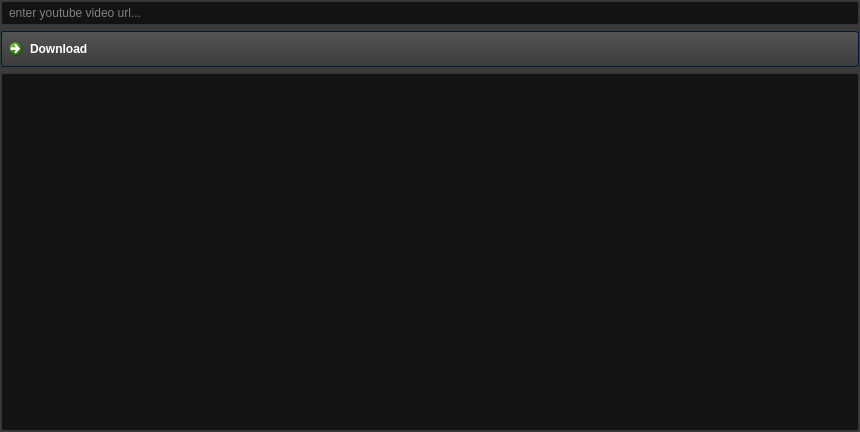
<?xml version="1.0" encoding="UTF-8"?>
<ui version="4.0">
 <class>MainWindow</class>
 <widget class="QMainWindow" name="MainWindow">
  <property name="geometry">
   <rect>
    <x>0</x>
    <y>0</y>
    <width>860</width>
    <height>432</height>
   </rect>
  </property>
  <property name="windowTitle">
   <string>Youtube Downloader Pro</string>
  </property>
  <widget class="QWidget" name="centralwidget">
   <property name="styleSheet">
    <string notr="true">/*Copyright (c) DevSec Studio. All rights reserved.

MIT License

Permission is hereby granted, free of charge, to any person obtaining a copy
of this software and associated documentation files (the &quot;Software&quot;), to deal
in the Software without restriction, including without limitation the rights
to use, copy, modify, merge, publish, distribute, sublicense, and/or sell
copies of the Software, and to permit persons to whom the Software is
furnished to do so, subject to the following conditions:

The above copyright notice and this permission notice shall be included in all
copies or substantial portions of the Software.

THE SOFTWARE IS PROVIDED *AS IS*, WITHOUT WARRANTY OF ANY KIND, EXPRESS OR
IMPLIED, INCLUDING BUT NOT LIMITED TO THE WARRANTIES OF MERCHANTABILITY,
FITNESS FOR A PARTICULAR PURPOSE AND NONINFRINGEMENT. IN NO EVENT SHALL THE
AUTHORS OR COPYRIGHT HOLDERS BE LIABLE FOR ANY CLAIM, DAMAGES OR OTHER
LIABILITY, WHETHER IN AN ACTION OF CONTRACT, TORT OR OTHERWISE, ARISING FROM,
OUT OF OR IN CONNECTION WITH THE SOFTWARE OR THE USE OR OTHER DEALINGS IN THE SOFTWARE.
*/

/*-----QWidget-----*/
QWidget
{
	background-color: #3a3a3a;
	color: #fff;
	selection-background-color: #b78620;
	selection-color: #000;

}


/*-----QLabel-----*/
QLabel
{
	background-color: transparent;
	color: #fff;

}


/*-----QMenuBar-----*/
QMenuBar 
{
	background-color: qlineargradient(spread:repeat, x1:1, y1:0, x2:1, y2:1, stop:0 rgba(57, 57, 57, 255),stop:1 rgba(50, 50, 50, 255));
	border: 1px solid #000;
	color: #fff;

}


QMenuBar::item 
{
	background-color: transparent;

}


QMenuBar::item:selected 
{
	background-color: rgba(183, 134, 32, 20%);
	border: 1px solid #b78620;
	color: #fff;

}


QMenuBar::item:pressed 
{
	background-color: rgb(183, 134, 32);
	border: 1px solid #b78620;
	color: #fff;

}


/*-----QMenu-----*/
QMenu
{
    background-color: qlineargradient(spread:repeat, x1:1, y1:0, x2:1, y2:1, stop:0 rgba(57, 57, 57, 255),stop:1 rgba(50, 50, 50, 255));
    border: 1px solid #222;
    padding: 4px;
	color: #fff;

}


QMenu::item
{
    background-color: transparent;
    padding: 2px 20px 2px 20px;

}


QMenu::separator
{
   	background-color: rgb(183, 134, 32);
	height: 1px;

}


QMenu::item:disabled
{
    color: #555;
    background-color: transparent;
    padding: 2px 20px 2px 20px;

}


QMenu::item:selected
{
	background-color: rgba(183, 134, 32, 20%);
	border: 1px solid #b78620;
	color: #fff;

}


/*-----QToolBar-----*/
QToolBar
{
	background-color: qlineargradient(spread:repeat, x1:1, y1:0, x2:1, y2:1, stop:0 rgba(69, 69, 69, 255),stop:1 rgba(58, 58, 58, 255));
	border-top: none;
	border-bottom: 1px solid #4f4f4f;
	border-left: 1px solid #4f4f4f;
	border-right: 1px solid #4f4f4f;

}


QToolBar::separator
{
	background-color: #2e2e2e;
	width: 1px;

}


/*-----QToolButton-----*/
QToolButton 
{
	background-color: transparent;
	color: #fff;
	padding: 5px;
	padding-left: 8px;
	padding-right: 8px;
	margin-left: 1px;
}


QToolButton:hover
{
	background-color: rgba(183, 134, 32, 20%);
	border: 1px solid #b78620;
	color: #fff;
	
}


QToolButton:pressed
{
	background-color: qlineargradient(spread:repeat, x1:1, y1:0, x2:1, y2:1, stop:0 rgba(57, 57, 57, 255),stop:1 rgba(50, 50, 50, 255));
	border: 1px solid #b78620;

}


QToolButton:checked
{
	background-color: qlineargradient(spread:repeat, x1:1, y1:0, x2:1, y2:1, stop:0 rgba(57, 57, 57, 255),stop:1 rgba(50, 50, 50, 255));
	border: 1px solid #222;
}


/*-----QPushButton-----*/
QPushButton
{
	background-color: qlineargradient(spread:repeat, x1:1, y1:0, x2:1, y2:1, stop:0 rgba(84, 84, 84, 255),stop:1 rgba(59, 59, 59, 255));
	color: #ffffff;
	min-width: 80px;
	border-style: solid;
	border-width: 1px;
	border-radius: 3px;
	border-color: #051a39;
	padding: 5px;

}


QPushButton::flat
{
	background-color: transparent;
	border: none;
	color: #fff;

}


QPushButton::disabled
{
	background-color: #404040;
	color: #656565;
	border-color: #051a39;

}


QPushButton::hover
{
	background-color: rgba(183, 134, 32, 20%);
	border: 1px solid #b78620;

}


QPushButton::pressed
{
	background-color: qlineargradient(spread:repeat, x1:1, y1:0, x2:1, y2:1, stop:0 rgba(74, 74, 74, 255),stop:1 rgba(49, 49, 49, 255));
	border: 1px solid #b78620;

}


QPushButton::checked
{
	background-color: qlineargradient(spread:repeat, x1:1, y1:0, x2:1, y2:1, stop:0 rgba(74, 74, 74, 255),stop:1 rgba(49, 49, 49, 255));
	border: 1px solid #222;

}


/*-----QLineEdit-----*/
QLineEdit
{
	background-color: #131313;
	color : #eee;
	border: 1px solid #343434;
	border-radius: 2px;
	padding: 3px;
	padding-left: 5px;

}


/*-----QPlainTExtEdit-----*/
QPlainTextEdit
{
	background-color: #131313;
	color : #eee;
	border: 1px solid #343434;
	border-radius: 2px;
	padding: 3px;
	padding-left: 5px;

}


/*-----QTabBar-----*/
QTabBar::tab
{
	background-color: qlineargradient(spread:repeat, x1:1, y1:0, x2:1, y2:1, stop:0 rgba(84, 84, 84, 255),stop:1 rgba(59, 59, 59, 255));
	color: #ffffff;
	border-style: solid;
	border-width: 1px;
	border-color: #666;
	border-bottom: none;
	padding: 5px;
	padding-left: 15px;
	padding-right: 15px;

}


QTabWidget::pane 
{
	background-color: red;
	border: 1px solid #666;
	top: 1px;

}


QTabBar::tab:last
{
	margin-right: 0; 

}


QTabBar::tab:first:!selected
{
	background-color: #0c0c0d;
	margin-left: 0px;

}


QTabBar::tab:!selected
{
	color: #b1b1b1;
	border-bottom-style: solid;
	background-color: #0c0c0d;

}


QTabBar::tab:selected
{
	margin-bottom: 0px;

}


QTabBar::tab:!selected:hover
{
	border-top-color: #b78620;

}


/*-----QComboBox-----*/
QComboBox
{
    background-color: qlineargradient(spread:repeat, x1:1, y1:0, x2:1, y2:1, stop:0 rgba(84, 84, 84, 255),stop:1 rgba(59, 59, 59, 255));
    border: 1px solid #000;
    padding-left: 6px;
    color: #ffffff;
    height: 20px;

}


QComboBox::disabled
{
	background-color: #404040;
	color: #656565;
	border-color: #051a39;

}


QComboBox:on
{
    background-color: #b78620;
	color: #000;

}


QComboBox QAbstractItemView
{
    background-color: #383838;
    color: #ffffff;
    border: 1px solid black;
    selection-background-color: #b78620;
    outline: 0;

}


QComboBox::drop-down
{
	background-color: qlineargradient(spread:repeat, x1:1, y1:0, x2:1, y2:1, stop:0 rgba(57, 57, 57, 255),stop:1 rgba(50, 50, 50, 255));
    subcontrol-origin: padding;
    subcontrol-position: top right;
    width: 15px;
    border-left-width: 1px;
    border-left-color: black;
    border-left-style: solid; 

}


QComboBox::down-arrow
{
    image: url(://arrow-down.png);
    width: 8px;
    height: 8px;
}


/*-----QSpinBox &amp; QDateTimeEdit-----*/
QSpinBox,
QDateTimeEdit 
{
    background-color: #131313;
	color : #eee;
	border: 1px solid #343434;
	padding: 3px;
	padding-left: 5px;
    border-radius : 2px;

}


QSpinBox::up-button, 
QDateTimeEdit::up-button
{
	border-top-right-radius:2px;
	background-color: #777777;
    width: 16px; 
    border-width: 1px;

}


QSpinBox::up-button:hover, 
QDateTimeEdit::up-button:hover
{
	background-color: #585858;

}


QSpinBox::up-button:pressed, 
QDateTimeEdit::up-button:pressed
{
	background-color: #252525;
    width: 16px; 
    border-width: 1px;

}


QSpinBox::up-arrow,
QDateTimeEdit::up-arrow
{
    image: url(://arrow-up.png);
    width: 7px;
    height: 7px;

}


QSpinBox::down-button, 
QDateTimeEdit::down-button
{
	border-bottom-right-radius:2px;
	background-color: #777777;
    width: 16px; 
    border-width: 1px;

}


QSpinBox::down-button:hover, 
QDateTimeEdit::down-button:hover
{
	background-color: #585858;

}


QSpinBox::down-button:pressed, 
QDateTimeEdit::down-button:pressed
{
	background-color: #252525;
    width: 16px; 
    border-width: 1px;

}


QSpinBox::down-arrow,
QDateTimeEdit::down-arrow
{
    image: url(://arrow-down.png);
    width: 7px;
    height: 7px;

}


/*-----QGroupBox-----*/
QGroupBox 
{
    border: 1px solid;
    border-color: #666666;
	border-radius: 5px;
    margin-top: 20px;

}


QGroupBox::title  
{
    background-color: transparent;
    color: #eee;
    subcontrol-origin: margin;
    padding: 5px;
	border-top-left-radius: 3px;
	border-top-right-radius: 3px;

}


/*-----QHeaderView-----*/
QHeaderView::section
{
    background-color: qlineargradient(spread:repeat, x1:1, y1:0, x2:1, y2:1, stop:0 rgba(60, 60, 60, 255),stop:1 rgba(50, 50, 50, 255));
	border: 1px solid #000;
    color: #fff;
    text-align: left;
	padding: 4px;
	
}


QHeaderView::section:disabled
{
    background-color: #525251;
    color: #656565;

}


QHeaderView::section:checked
{
    background-color: qlineargradient(spread:repeat, x1:1, y1:0, x2:1, y2:1, stop:0 rgba(60, 60, 60, 255),stop:1 rgba(50, 50, 50, 255));
    color: #fff;

}


QHeaderView::section::vertical::first,
QHeaderView::section::vertical::only-one
{
    border-top: 1px solid #353635;

}


QHeaderView::section::vertical
{
    border-top: 1px solid #353635;

}


QHeaderView::section::horizontal::first,
QHeaderView::section::horizontal::only-one
{
    border-left: 1px solid #353635;

}


QHeaderView::section::horizontal
{
    border-left: 1px solid #353635;

}


QTableCornerButton::section
{
    background-color: qlineargradient(spread:repeat, x1:1, y1:0, x2:1, y2:1, stop:0 rgba(60, 60, 60, 255),stop:1 rgba(50, 50, 50, 255));
	border: 1px solid #000;
    color: #fff;

}


/*-----QTreeWidget-----*/
QTreeView
{
	show-decoration-selected: 1;
	alternate-background-color: #3a3a3a;
	selection-color: #fff;
	background-color: #2d2d2d;
	border: 1px solid gray;
	padding-top : 5px;
	color: #fff;
	font: 8pt;

}


QTreeView::item:selected
{
	color:#fff;
	background-color: #b78620;
	border-radius: 0px;

}


QTreeView::item:!selected:hover
{
    background-color: #262626;
    border: none;
    color: white;

}


QTreeView::branch:has-children:!has-siblings:closed,
QTreeView::branch:closed:has-children:has-siblings 
{
	image: url(://tree-closed.png);

}


QTreeView::branch:open:has-children:!has-siblings,
QTreeView::branch:open:has-children:has-siblings  
{
	image: url(://tree-open.png);

}


/*-----QListView-----*/
QListView 
{
	background-color: qlineargradient(spread:repeat, x1:1, y1:0, x2:1, y2:1, stop:0 rgba(83, 83, 83, 255),stop:0.293269 rgba(81, 81, 81, 255),stop:0.634615 rgba(79, 79, 79, 255),stop:1 rgba(83, 83, 83, 255));
    border : none;
    color: white;
    show-decoration-selected: 1; 
    outline: 0;
	border: 1px solid gray;

}


QListView::disabled 
{
	background-color: #656565;
	color: #1b1b1b;
    border: 1px solid #656565;

}


QListView::item 
{
	background-color: #2d2d2d;
    padding: 1px;

}


QListView::item:alternate 
{
    background-color: #3a3a3a;

}


QListView::item:selected 
{
	background-color: #b78620;
	border: 1px solid #b78620;
	color: #fff;

}


QListView::item:selected:!active 
{
	background-color: #b78620;
	border: 1px solid #b78620;
	color: #fff;

}


QListView::item:selected:active 
{
	background-color: #b78620;
	border: 1px solid #b78620;
	color: #fff;

}


QListView::item:hover {
    background-color: #262626;
    border: none;
    color: white;

}


/*-----QCheckBox-----*/
QCheckBox
{
	background-color: transparent;
    color: lightgray;
	border: none;

}


QCheckBox::indicator
{
    background-color: #323232;
    border: 1px solid darkgray;
    width: 12px;
    height: 12px;

}


QCheckBox::indicator:checked
{
    image:url(&quot;./ressources/check.png&quot;);
	background-color: #b78620;
    border: 1px solid #3a546e;

}


QCheckBox::indicator:unchecked:hover
{
	border: 1px solid #b78620; 

}


QCheckBox::disabled
{
	color: #656565;

}


QCheckBox::indicator:disabled
{
	background-color: #656565;
	color: #656565;
    border: 1px solid #656565;

}


/*-----QRadioButton-----*/
QRadioButton 
{
	color: lightgray;
	background-color: transparent;

}


QRadioButton::indicator::unchecked:hover 
{
	background-color: lightgray;
	border: 2px solid #b78620;
	border-radius: 6px;
}


QRadioButton::indicator::checked 
{
	border: 2px solid #b78620;
	border-radius: 6px;
	background-color: rgba(183,134,32,20%);  
	width: 9px; 
	height: 9px; 

}


/*-----QSlider-----*/
QSlider::groove:horizontal 
{
	background-color: transparent;
	height: 3px;

}


QSlider::sub-page:horizontal 
{
	background-color: #b78620;

}


QSlider::add-page:horizontal 
{
	background-color: #131313;

}


QSlider::handle:horizontal 
{
	background-color: #b78620;
	width: 14px;
	margin-top: -6px;
	margin-bottom: -6px;
	border-radius: 6px;

}


QSlider::handle:horizontal:hover 
{
	background-color: #d89e25;
	border-radius: 6px;

}


QSlider::sub-page:horizontal:disabled 
{
	background-color: #bbb;
	border-color: #999;

}


QSlider::add-page:horizontal:disabled 
{
	background-color: #eee;
	border-color: #999;

}


QSlider::handle:horizontal:disabled 
{
	background-color: #eee;
	border: 1px solid #aaa;
	border-radius: 3px;

}


/*-----QScrollBar-----*/
QScrollBar:horizontal
{
    border: 1px solid #222222;
    background-color: #3d3d3d;
    height: 15px;
    margin: 0px 16px 0 16px;

}


QScrollBar::handle:horizontal
{
	background-color: qlineargradient(spread:repeat, x1:1, y1:0, x2:1, y2:1, stop:0 rgba(97, 97, 97, 255),stop:1 rgba(90, 90, 90, 255));
	border: 1px solid #2d2d2d;
    min-height: 20px;

}


QScrollBar::add-line:horizontal
{
	background-color: qlineargradient(spread:repeat, x1:1, y1:0, x2:1, y2:1, stop:0 rgba(97, 97, 97, 255),stop:1 rgba(90, 90, 90, 255));
	border: 1px solid #2d2d2d;
    width: 15px;
    subcontrol-position: right;
    subcontrol-origin: margin;

}


QScrollBar::sub-line:horizontal
{
	background-color: qlineargradient(spread:repeat, x1:1, y1:0, x2:1, y2:1, stop:0 rgba(97, 97, 97, 255),stop:1 rgba(90, 90, 90, 255));
	border: 1px solid #2d2d2d;
    width: 15px;
    subcontrol-position: left;
    subcontrol-origin: margin;

}


QScrollBar::right-arrow:horizontal
{
    image: url(://arrow-right.png);
    width: 6px;
    height: 6px;

}


QScrollBar::left-arrow:horizontal
{
    image: url(://arrow-left.png);
    width: 6px;
    height: 6px;

}


QScrollBar::add-page:horizontal, QScrollBar::sub-page:horizontal
{
    background: none;

}


QScrollBar:vertical
{
    background-color: #3d3d3d;
    width: 16px;
	border: 1px solid #2d2d2d;
    margin: 16px 0px 16px 0px;

}


QScrollBar::handle:vertical
{
    background-color: qlineargradient(spread:repeat, x1:1, y1:0, x2:1, y2:1, stop:0 rgba(97, 97, 97, 255),stop:1 rgba(90, 90, 90, 255));
	border: 1px solid #2d2d2d;
    min-height: 20px;

}


QScrollBar::add-line:vertical
{
	background-color: qlineargradient(spread:repeat, x1:1, y1:0, x2:1, y2:1, stop:0 rgba(97, 97, 97, 255),stop:1 rgba(90, 90, 90, 255));
	border: 1px solid #2d2d2d;
    height: 15px;
    subcontrol-position: bottom;
    subcontrol-origin: margin;

}


QScrollBar::sub-line:vertical
{
	background-color: qlineargradient(spread:repeat, x1:1, y1:0, x2:1, y2:1, stop:0 rgba(97, 97, 97, 255),stop:1 rgba(90, 90, 90, 255));
	border: 1px solid #2d2d2d;
    height: 15px;
    subcontrol-position: top;
    subcontrol-origin: margin;

}


QScrollBar::up-arrow:vertical
{
    image: url(://arrow-up.png);
    width: 6px;
    height: 6px;

}


QScrollBar::down-arrow:vertical
{
    image: url(://arrow-down.png);
    width: 6px;
    height: 6px;

}


QScrollBar::add-page:vertical, QScrollBar::sub-page:vertical
{
    background: none;

}


/*-----QProgressBar-----*/
QProgressBar
{
    border: 1px solid #666666;
    text-align: center;
	color: #000;
	font-weight: bold;

}


QProgressBar::chunk
{
    background-color: #b78620;
    width: 30px;
    margin: 0.5px;

}
</string>
   </property>
   <layout class="QHBoxLayout" name="horizontalLayout" stretch="0">
    <property name="leftMargin">
     <number>1</number>
    </property>
    <property name="topMargin">
     <number>1</number>
    </property>
    <property name="rightMargin">
     <number>1</number>
    </property>
    <property name="bottomMargin">
     <number>1</number>
    </property>
    <item>
     <layout class="QVBoxLayout" name="verticalLayout">
      <item>
       <widget class="QLineEdit" name="lineEdit">
        <property name="placeholderText">
         <string>enter youtube video url...</string>
        </property>
       </widget>
      </item>
      <item>
       <widget class="QCommandLinkButton" name="commandLinkButton">
        <property name="text">
         <string>Download</string>
        </property>
        <property name="iconSize">
         <size>
          <width>40</width>
          <height>40</height>
         </size>
        </property>
       </widget>
      </item>
      <item>
       <widget class="QPlainTextEdit" name="plainTextEdit">
        <property name="readOnly">
         <bool>true</bool>
        </property>
       </widget>
      </item>
     </layout>
    </item>
   </layout>
  </widget>
 </widget>
 <resources/>
 <connections/>
</ui>
